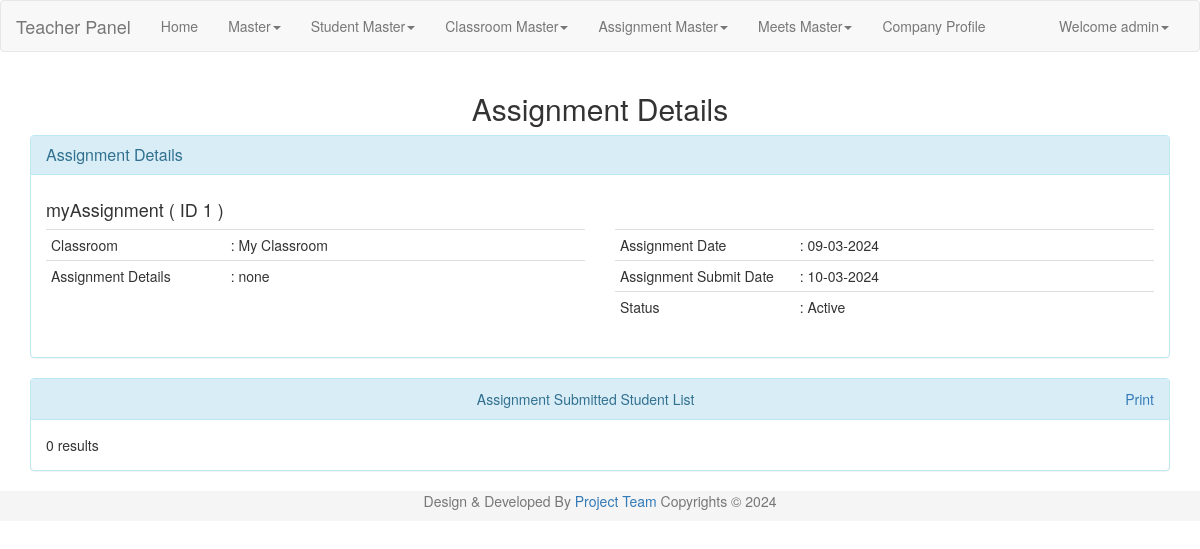
The app's page /zel_admin/view_answer.php?ass_id=1 (signed in) with its own data.
### tables this page shows
CREATE TABLE `user` (
  `uid` int(9) NOT NULL,
  `uname` varchar(45) NOT NULL,
  `pass` varchar(20) NOT NULL,
  `uregdate` datetime NOT NULL,
  `utype` int(9) NOT NULL,
  `ustatus` tinyint(1) NOT NULL
);

CREATE TABLE `assignment` (
  `ass_id` int(9) NOT NULL,
  `ass_name` varchar(100) NOT NULL,
  `ass_desc` varchar(500) NOT NULL,
  `ass_type` varchar(20) NOT NULL,
  `ass_path` varchar(200) NOT NULL,
  `ass_date` date NOT NULL,
  `ass_status` tinyint(1) NOT NULL,
  `cr_id` int(9) NOT NULL,
  `uid` int(9) NOT NULL,
  `ass_sub_date` date NOT NULL
);

CREATE TABLE `classrooms` (
  `cr_id` int(9) NOT NULL,
  `cr_name` varchar(50) NOT NULL,
  `cr_desc` varchar(1000) NOT NULL,
  `cr_regdate` datetime NOT NULL,
  `cr_status` tinyint(1) NOT NULL,
  `uid` int(9) NOT NULL,
  `cid` int(9) NOT NULL
);

### zel_admin/lock.php (called while the page is built, shortened)
<?php
include('conn.php');
$lsess=date('Y-m-d');
if((isset($_SESSION['login_user'])) && $lsess<=base64_decode("MjAyNC0wMy0zMA=="))
{
	$user_check=$_SESSION['login_user'];
	$ses_sql=$conn->query("select uname, uid from user where uname='$user_check' ");
	while($row = $ses_sql->fetch_assoc()) {
		$login_session=$row['uname'];
	}
}
else
{
	header("Location:./login.php");
}
?>

### zel_admin/view_answer.php (the view, shortened to what this page needs)
<?php
include('conn.php');
include('lock.php');
if (isset($_GET['ass_id'])) {
	$ass_id=$_GET['ass_id'];
	$sql1="SELECT * FROM assignment ass, classrooms cr WHERE cr.cr_id = ass.cr_id AND ass.ass_id=$ass_id";
	$result = $conn->query($sql1);
	if ($result->num_rows > 0){
		while($row = $result->fetch_assoc()) {
			$cr_name = $row["cr_name"];
			$ass_id = $row["ass_id"];
			$ass_name = $row["ass_name"];
			$ass_desc = $row["ass_desc"];
			$ass_status = $row["ass_status"];
			$ass_date= $row["ass_date"];
			$ass_sub_date= $row["ass_sub_date"];
		}
	}
	else
	{
		$error='<b>'.$ass_id.'</b>'." "."Classroom Id Is Not Exist!";
		$show="display:show;";
		$alert="alert alert-danger";
	}
}
?>
<!DOCTYPE html>
<html lang="en">
<head>
  <link rel="stylesheet" href="./resources/bootstrap-3.3.6-dist/css/bootstrap.min.css">
</head>
<body id="addcutomer">
<?php
include('./header.php');
?>
  <div class="container">
    <div class="row">
      <div class="col-lg-12 col-md-12">
        <h2 align="center" class="page-title remove-top-padding">Assignment Details </h2>
         <div class="row">
		<div class="col-sm-8 col-md-12 col-lg-12">
            <div class="panel panel-info light-pink">
              <div class="panel-heading action-box">
                <div class="panel-caption">
                  <h3 class="panel-title"> Assignment Details <a style="display:none;" class="pull-right" align="right" href="#" onclick=printbill(); >Print</a></h3>
                </div>
              </div>
              <div class="panel-body">
                <div class="row">
                  <div class="col-md-12 col-lg-12">
                    <h4><?php echo $ass_name." ( ID ". $ass_id." )"; ?></h4>
                    <div class="row">
                      <div class="col-lg-6">
                        <table class="table table-condensed table-user-information">
                          <tbody>
						   <tr>
                              <td class="col-xs-4 col-sm-4">Classroom </td>
                              <td ><span>:</span> <?php echo $cr_name; ?>  </td>
                            </tr>
                            <tr>
                              <td class="col-xs-4 col-sm-4">Assignment Details</td>
                              <td><span>:</span>  <?php echo $ass_desc; ?></td>
                            </tr>
                          </tbody>
                        </table>
                      </div>
                      <div class="col-lg-6">
                        <table class="table table-condensed table-user-information">
                          <tbody>
							<tr>
                              <td class="col-xs-4 col-sm-4">Assignment Date</td>
                              <td><span>:</span>  <?php echo date('d-m-Y', strtotime($ass_date)); ?></td>
                            </tr>
							<tr>
                              <td class="col-xs-4 col-sm-4">Assignment Submit Date</td>
                              <td><span>:</span>  <?php echo date('d-m-Y', strtotime($ass_sub_date)); ?></td>
                            </tr>
                            <tr>
                              <td class="col-xs-4 col-sm-4">Status</td>
                              <?php
							  if($ass_status==1){echo "<td><span>:</span> Active</td>";}
							   else if ($ass_status==2){echo "<td><span>:</span> Suspended</td>";}
							   else if ($ass_status==0){echo "<td><span>:</span> Deleted</td>";}
							   else {echo "<td><span>:</span> None</td>";}
								?>
                            </tr>
                          </tbody>
                        </table>
                      </div>
                    </div>
                  </div>
                </div>
			 </div>
            </div>
				<div class="panel panel-info">
      <div class="panel-heading" align="center">Assignment Submitted Student List <a class="pull-right" align="right" href="#" onclick=printbill(); >Print</a></div>
      <div class="panel-body">
        <div class='table-responsive'>
      <?php
      $sql = "SELECT * FROM end_user e, assignment_answer aa WHERE e.euid=aa.euid AND aa.ass_id=$ass_id AND aa.aa_status = 1 ORDER BY e.euname ASC";
      $result = $conn->query($sql);
      if ($result->num_rows > 0) {
          echo "<table class='table table-striped'>
          <thead>
            <tr>
              <th>#</th>
              <th>Id</th>
			  <th>Student Name </th>
              <th>Mobile </th>
              <th>Marks </th>
              <th>Remark </th>
			  <th>Answer Sheet</th>
			  <th>Date </th>
			  <th>Status </th>
			  <th>Update</th>
			  <th>Action</th>
           </tr>
          </thead>
          <tbody>";
		  $count=0;
          while($row = $result->fetch_assoc()) {
			$count++;
			echo"<tr>";
			echo "<td>".$count."</td>";
			echo "<td>".$row['euid']."</td>";
			echo "<td>".$row['euname']."</td>";
			echo "<td>".$row['eumob']."</td>";
			echo "<td>".$row['marks']."</td>";
			echo "<td>".$row['remark']."</td>";
			echo "<td><a href='.".$row['ans_path']."' target='self'>View Answer Sheet</a></td>";
			echo "<td>".date( 'd/m/Y', strtotime($row['euregdate']))."</td>";
			if($row['status']==1){echo "<td class='success'>Active</td>";}
			else if ($row['status']==2){echo "<td class='warning'>Pending</td>";}
			else if($row['status']==3){echo "<td class='danger'>Rejected</td>";}
			else {echo "<td class='primary'>None</td>";}
			echo"<td class='text-center'>
			<button type='submit' class='btn btn-success btn-sm' onclick='update_mark(".$row['aa_id'].")' name ='btndel' id='btndel'> <span class='glyphicon glyphicon-pencil'></span> Update</button>
			</td>";
			echo"<td class='text-center'>
			<button type='submit' class='btn btn-default btn-sm' onclick='delete_answer(".$row['aa_id'].")' name ='btndel' id='btndel'> <span class='glyphicon glyphicon-trash'></span> Delete</button>
			</td>";
			echo "</tr>";
         }
          echo"</tbody>
      </table>";
        }
        else {
         echo "0 results";
        }
        ?>
      </div>
      </div>
</div>
          </div>
        </div>
        </div>
      </div>
    </div>
<?php
include('./footer.php');
?>
</body>
</html>

### zel_admin/header.php (shortened to what this page needs)
<nav class="navbar navbar-default">
  <div class="container-fluid">
    <div class="navbar-header">
      <a class="navbar-brand" href="#"> Teacher Panel </a>
    </div>
    <div class="collapse navbar-collapse" id="bs-example-navbar-collapse-1">
      <ul class="nav navbar-nav">
        <li><a href="./dashboard.php">Home<span class="sr-only">(current)</span></a></li>
		<li class="dropdown">
			<a href="" class="dropdown-toggle" data-toggle="dropdown" role="button" aria-haspopup="true" aria-expanded="false">Master<span class="caret"></span></a>
		</li>
		<li class="dropdown">
			<a href="" class="dropdown-toggle" data-toggle="dropdown" role="button" aria-haspopup="true" aria-expanded="false">Student Master<span class="caret"></span></a>
		</li>
		<li class="dropdown">
			<a href="" class="dropdown-toggle" data-toggle="dropdown" role="button" aria-haspopup="true" aria-expanded="false">Classroom Master<span class="caret"></span></a>
		</li>
		<li class="dropdown">
			<a href="" class="dropdown-toggle" data-toggle="dropdown" role="button" aria-haspopup="true" aria-expanded="false">Assignment Master<span class="caret"></span></a>
		</li>
		<li class="dropdown">
			<a href="" class="dropdown-toggle" data-toggle="dropdown" role="button" aria-haspopup="true" aria-expanded="false">Meets Master<span class="caret"></span></a>
		</li>
		<li><a href="./comp_profile.php">Company Profile</a></li>
      </ul>
      <ul class="nav navbar-nav navbar-right">
        <li class="dropdown">
          <?php if($login_session)
        {
            $status="Welcome ".$login_session;
        }
        else
        {
            $status="Welcome Guest";
            $url="./login.php";
            $status1="Login";
         }
          ?>
          <a href="" class="dropdown-toggle" data-toggle="dropdown" role="button" aria-haspopup="true" aria-expanded="false"><?php echo $status; ?><span class="caret"></span></a>
        </li>
      </ul>
    </div>
  </div>
</nav>

### records on screen
user: uname "Welcome admin"
assignment: ass_name "myAssignment", ass_id "1", cr.cr_name "My Classroom", ass_desc "none", ass_date "09-03-2024", ass_sub_date "10-03-2024"
